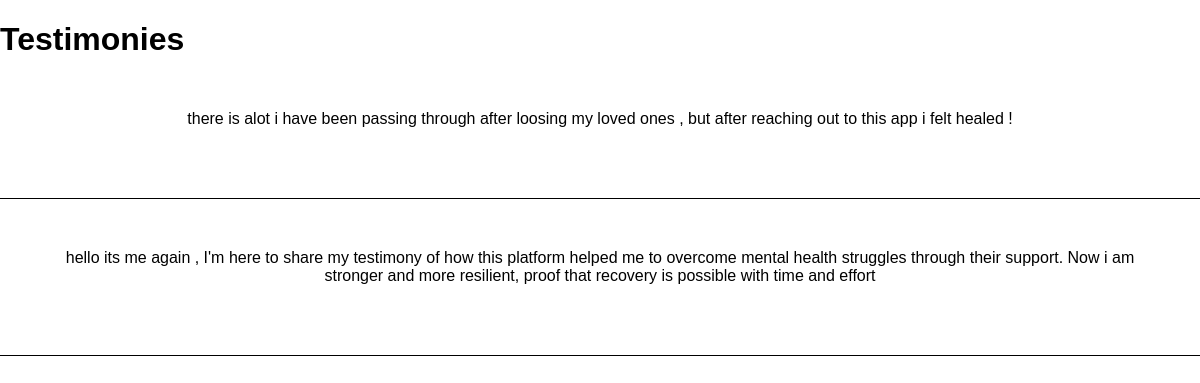
The page /testimonies/ on the database its author committed.
### support/models.py (models this page shows)
class Testimony(models.Model):
    user = models.ForeignKey(User, on_delete=models.CASCADE)
    content = models.TextField()
    date = models.DateTimeField(auto_now_add=True)

### support/views.py (the view)
# urls.py: path('testimonies/', views.testimonies, name='testimonies'),
def testimonies(request):
    testimonies = Testimony.objects.all()
    return render(request, 'support/testimonies.html', {'testimonies': testimonies})

### support/templates/support/testimonies.html (shortened to what this page needs)
{% load static %}
<!DOCTYPE html>
<html>
<head>
</head>
<body>
  <h1>Testimonies</h1>
  {% for testimony in testimonies %}
  <div class="testimonial">
    <p>{{ testimony.content }}</p>
  </div>
  <div class="separator"></div>
  {% endfor %}
</body>
</html>

### support/templates/support/testimonies.html (style rules this page uses)
body { font-family: Arial, sans-serif; margin: 0; padding: 0; }
.testimonial { display: flex; flex-direction: column; align-items: center; padding: 20px; border: none; margin: 20px; }
.testimonial p { text-align: center; margin: 10px 0; }
.separator { width: 100%; height: 1px; background-color: #000; margin: 20px 0; }

### rows shown on the page
Testimony: content "there is alot i have been passing through after loosing my loved ones , but after reaching out to this app i felt healed !"
Testimony: content "hello its me again , I'm here to share my testimony of how this platform helped me to overcome mental health struggles through their support. Now i am stronger and more resilient, proof that recovery is possible with time and effort"
